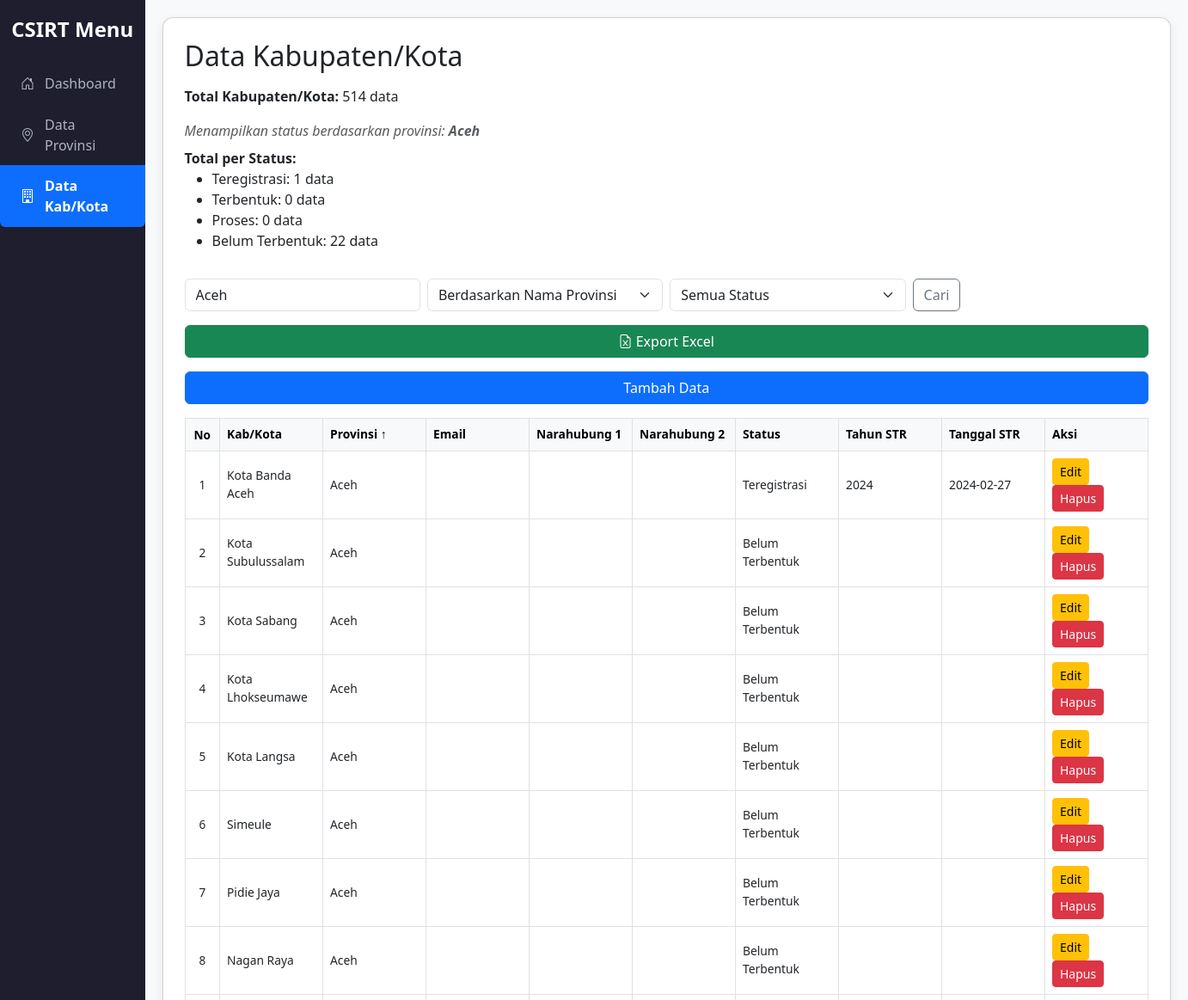
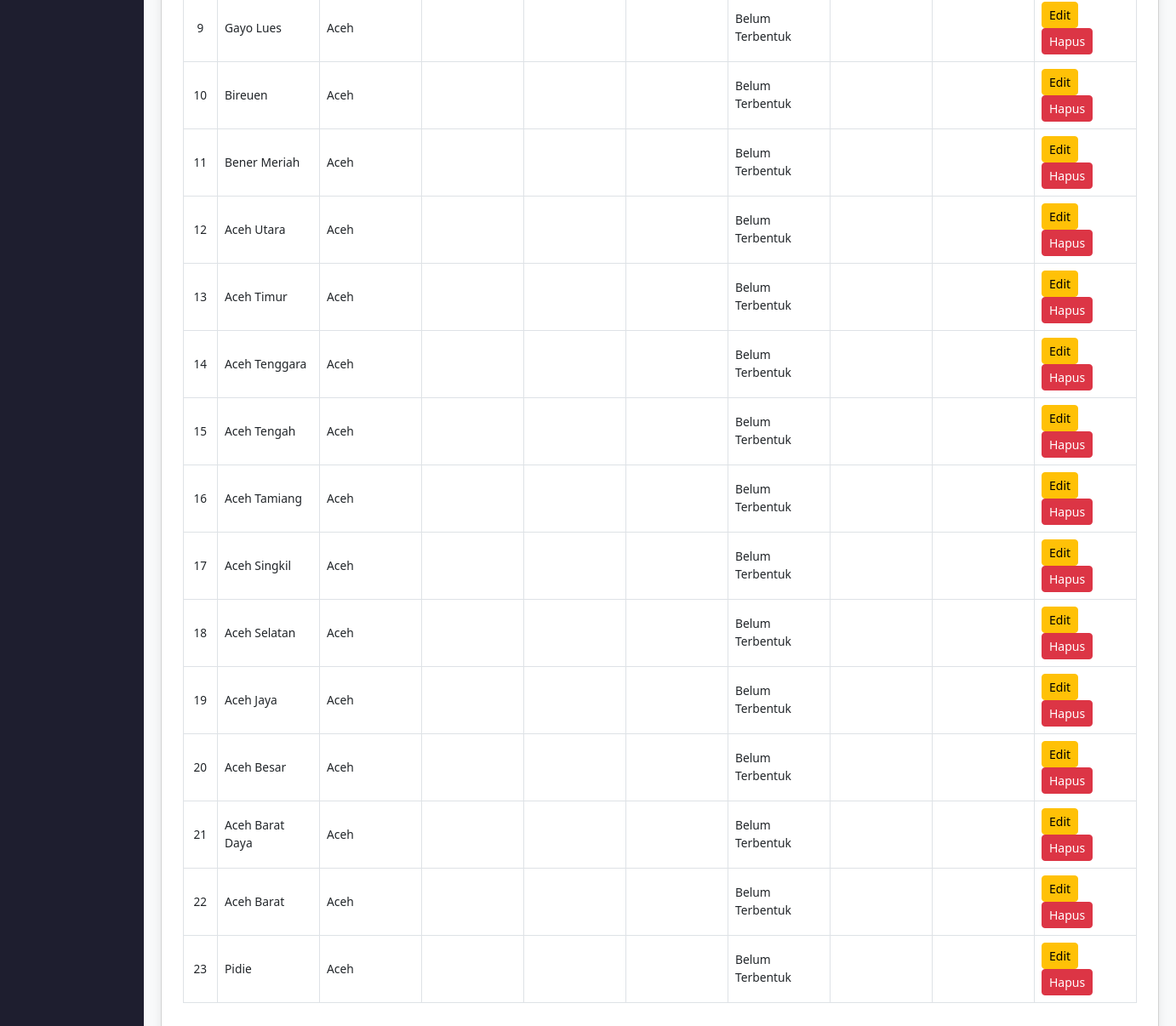
Screenshot of /kabkot.php?search=Aceh&search_by=provinsi with the database file from the repository (2 pictures, top to bottom).
### tables this page shows
CREATE TABLE `kabkot` (
  `id` int NOT NULL AUTO_INCREMENT,
  `nama` varchar(100) NOT NULL,
  `email` varchar(100) DEFAULT NULL,
  `narahubung1` varchar(100) DEFAULT NULL,
  `narahubung2` varchar(100) DEFAULT NULL,
  `status` varchar(100) DEFAULT NULL,
  `tahunSTR` year DEFAULT NULL,
  `tanggalSTR` date DEFAULT NULL,
  `id_provinsi` int DEFAULT NULL,
  PRIMARY KEY (`id`),
  KEY `id_provinsi` (`id_provinsi`),
  CONSTRAINT `kabkot_ibfk_1` FOREIGN KEY (`id_provinsi`) REFERENCES `provinsi` (`id`)
);

CREATE TABLE `provinsi` (
  `id` int NOT NULL AUTO_INCREMENT,
  `nama` varchar(100) NOT NULL,
  `email` varchar(100) DEFAULT NULL,
  `narahubung1` varchar(100) DEFAULT NULL,
  `narahubung2` varchar(100) DEFAULT NULL,
  `tahunSTR` int DEFAULT NULL,
  `tanggalSTR` date DEFAULT NULL,
  `status` varchar(255) DEFAULT NULL,
  PRIMARY KEY (`id`),
  UNIQUE KEY `nama` (`nama`)
);

### kabkot.php (the view, shortened to what this page needs)
<?php include 'conn.php'; ?>
<!DOCTYPE html>
<html>
<head>
    <link href="https://cdn.jsdelivr.net/npm/bootstrap@5.3.0/dist/css/bootstrap.min.css" rel="stylesheet">
    <link href="https://cdn.jsdelivr.net/npm/bootstrap-icons@1.10.5/font/bootstrap-icons.css" rel="stylesheet">
</head>
<body>
<div class="sidebar">
    <h4 class="text-center mb-4">CSIRT Menu</h4>
    <div class="list-group">
        <a href="index.php" class="list-group-item <?= basename($_SERVER['PHP_SELF']) == 'index.php' ? 'active' : '' ?>">
            <i class="bi bi-house-door"></i> Dashboard
        </a>
        <a href="provinsi.php" class="list-group-item <?= basename($_SERVER['PHP_SELF']) == 'provinsi.php' ? 'active' : '' ?>">
            <i class="bi bi-geo-alt"></i> Data Provinsi
        </a>
        <a href="kabkot.php" class="list-group-item <?= basename($_SERVER['PHP_SELF']) == 'kabkot.php' ? 'active' : '' ?>">
            <i class="bi bi-building"></i> Data Kab/Kota
        </a>
    </div>
</div>
<div class="content">
    <div class="card">
        <h2 class="mb-3">Data Kabupaten/Kota</h2>
        <?php
        $total_result = $conn->query("SELECT COUNT(*) AS total FROM kabkot");
        $total_row = $total_result->fetch_assoc();
        echo "<p><strong>Total Kabupaten/Kota:</strong> {$total_row['total']} data</p>";
        ?>
        <?php
        $search = trim($_GET['search'] ?? '');
        $search_by = $_GET['search_by'] ?? 'nama';
        $filter_status = $_GET['filter_status'] ?? '';
        $where_conditions = [];
        if ($search !== '') {
            if ($search_by === 'provinsi') {
                $search_safe = $conn->real_escape_string($search);
                $where_conditions[] = "provinsi.nama = '$search_safe'";
            } else {
                $search_safe = $conn->real_escape_string($search);
                $where_conditions[] = "kabkot.nama LIKE '%$search_safe%'";
            }
        }
        $where_clause = count($where_conditions) > 0 ? "WHERE " . implode(" AND ", $where_conditions) : "";
        $status_list = ['Teregistrasi', 'Terbentuk', 'Proses'];
        $counts = [];
        foreach ($status_list as $s) {
            $status_condition = "kabkot.status = '$s'";
            $sql_count = "SELECT COUNT(*) as total FROM kabkot
                          JOIN provinsi ON kabkot.id_provinsi = provinsi.id
                          $where_clause " . ($where_clause ? "AND $status_condition" : "WHERE $status_condition");
            $res = $conn->query($sql_count);
            $row = $res->fetch_assoc();
            $counts[$s] = $row['total'];
        }
        $null_condition = "(kabkot.status IS NULL OR kabkot.status = '' OR kabkot.status = '-')";
        $sql_null = "SELECT COUNT(*) as total FROM kabkot
                     JOIN provinsi ON kabkot.id_provinsi = provinsi.id
                     $where_clause " . ($where_clause ? "AND $null_condition" : "WHERE $null_condition");
        $res = $conn->query($sql_null);
        $row = $res->fetch_assoc();
        $counts['Belum Terbentuk'] = $row['total'];
        ?>
        <?php if ($search && $search_by === 'provinsi'): ?>
            <div class="mb-2 text-muted">
                <em>Menampilkan status berdasarkan provinsi: <strong><?= htmlspecialchars($search) ?></strong></em>
            </div>
        <?php endif; ?>
        <div class="mb-3">
            <strong>Total per Status:</strong>
            <ul>
                <li>Teregistrasi: <?= $counts['Teregistrasi'] ?> data</li>
                <li>Terbentuk: <?= $counts['Terbentuk'] ?> data</li>
                <li>Proses: <?= $counts['Proses'] ?> data</li>
                <li>Belum Terbentuk: <?= $counts['Belum Terbentuk'] ?> data</li>
            </ul>
        </div>
        <form class="mb-3" method="get">
            <div class="row g-2 align-items-center">
                <div class="col-md-3">
                    <input type="text" name="search" class="form-control" placeholder="Cari data..." value="<?= htmlspecialchars($search) ?>">
                </div>
                <div class="col-md-3">
                    <select name="search_by" class="form-select">
                        <option value="provinsi" <?= $search_by === 'provinsi' ? 'selected' : '' ?>>Berdasarkan Nama Provinsi</option>
                    </select>
                </div>
                <div class="col-md-3">
                    <select name="filter_status" class="form-select">
                        <option value="">Semua Status</option>
                    </select>
                </div>
                <div class="col-md-auto">
                    <button class="btn btn-outline-secondary" type="submit">Cari</button>
                </div>
            </div>
        </form>
        <a href="kabkot_export_csv.php?search=<?= urlencode($search) ?>&search_by=<?= $search_by ?>&filter_status=<?= urlencode($filter_status) ?>" class="btn btn-success mb-3"><i class="bi bi-file-earmark-excel"></i> Export Excel</a>
        <a href="kabkot_tambah.php" class="btn btn-primary mb-3">Tambah Data</a>
        <?php
        $allowed_columns = ['nama', 'provinsi_nama', 'email', 'narahubung1', 'narahubung2', 'status', 'tahunSTR', 'tanggalSTR'];
        $sort = in_array($_GET['sort'] ?? '', $allowed_columns) ? $_GET['sort'] : 'provinsi_nama';
        $order = ($_GET['order'] ?? 'asc') === 'desc' ? 'desc' : 'asc';
        $new_order = $order === 'asc' ? 'desc' : 'asc';
        function sort_arrow($column, $current, $order) {
            if ($column !== $current) return '';
            return $order === 'asc' ? ' ↑' : ' ↓';
        }
        $per_page = 30;
        $page = isset($_GET['page']) ? max(1, (int)$_GET['page']) : 1;
        $offset = ($page - 1) * $per_page;
        $sql = "SELECT kabkot.*, provinsi.nama AS provinsi_nama
                FROM kabkot
                JOIN provinsi ON kabkot.id_provinsi = provinsi.id
                $where_clause
                ORDER BY $sort $order
                LIMIT $per_page OFFSET $offset";
        $result = $conn->query($sql);
        ?>
        <div class="table-responsive">
            <table class="table table-bordered align-middle">
                <thead class="table-light">
                    <tr>
                        <th class="no-col">No</th>
                        <?php
                        $headers = [
                            'nama' => 'Kab/Kota',
                            'provinsi_nama' => 'Provinsi',
                            'email' => 'Email',
                            'narahubung1' => 'Narahubung 1',
                            'narahubung2' => 'Narahubung 2',
                            'status' => 'Status',
                            'tahunSTR' => 'Tahun STR',
                            'tanggalSTR' => 'Tanggal STR',
                        ];
                        foreach ($headers as $key => $label) {
                            echo "<th><a href='?page=$page&sort=$key&order=" . ($sort === $key ? $new_order : 'asc') . "&search=" . urlencode($search) . "&search_by=$search_by'>$label" . sort_arrow($key, $sort, $order) . "</a></th>";
                        }
                        ?>
                        <th>Aksi</th>
                    </tr>
                </thead>
                <tbody>
                <?php
                $no = $offset + 1;
                while ($row = $result->fetch_assoc()) {
                    $status_display = trim($row['status']) ?: 'Belum Terbentuk';
                    if ($status_display == '-') $status_display = 'Belum Terbentuk';
                    $tanggalSTR = $row['tanggalSTR'];
                    $tanggalSTR_class = '';
                    echo "<tr>
                        <td class='no-col'>{$no}</td>
                        <td>{$row['nama']}</td>
                        <td>{$row['provinsi_nama']}</td>
                        <td>{$row['email']}</td>
                        <td>{$row['narahubung1']}</td>
                        <td>{$row['narahubung2']}</td>
                        <td>{$status_display}</td>
                        <td>{$row['tahunSTR']}</td>
                        <td class='{$tanggalSTR_class}'>" . htmlspecialchars($tanggalSTR) . "</td>
                        <td>
                            <a href='kabkot_edit.php?id={$row['id']}' class='btn btn-sm btn-warning'>Edit</a>
                            <a href='kabkot_hapus.php?id={$row['id']}' class='btn btn-sm btn-danger' onclick='return confirm(\"Yakin hapus?\")'>Hapus</a>
                        </td>
                    </tr>";
                    $no++;
                }
                ?>
                </tbody>
            </table>
        </div>
    </div>
</div>
</body>
</html>

### kabkot.php (style rules this page uses)
body { display: flex; min-height: 100vh; background-color: #f8f9fa; font-family: 'Segoe UI', sans-serif; }
.sidebar { width: 240px; background-color: #1e1e2f; color: #ffffff; display: flex; flex-direction: column; padding: 20px 0; }
.sidebar h4 { color: #ffffff; font-weight: bold; }
.sidebar .list-group { width: 100%; }
.sidebar .list-group-item { background: none; border: none; color: #b0b3c1; font-size: 16px; padding: 12px 24px; display: flex; align-items: center; gap: 12px; transition: background 0.2s ease; }
.sidebar .list-group-item.active { background-color: #0d6efd; color: #ffffff; font-weight: bold; }
.content { flex-grow: 1; padding: 20px; }
.card { border-radius: 12px; box-shadow: 0 4px 12px rgba(0, 0, 0, 0.08); padding: 25px; background-color: #ffffff; }
th a { color: inherit; text-decoration: none; }
.table thead { background-color: #f1f1f1; }
.table td, .table th { max-width: 180px; min-width: 120px; overflow-wrap: break-word; word-break: break-word; white-space: normal; vertical-align: middle; font-size: clamp(0.7rem, 1vw, 0.95rem); }
.table td.no-col, .table th.no-col { width: 1%; white-space: nowrap; min-width: unset; max-width: unset; text-align: center; font-size: 0.85rem; padding: 6px 10px; }

### rows the page displays
kabkot: nama "Kota Banda Aceh", id_provinsi.nama "Aceh", status "Teregistrasi", tahunSTR "2024", tanggalSTR "2024-02-27"
kabkot: nama "Kota Subulussalam", id_provinsi.nama "Aceh", status "Belum Terbentuk"
kabkot: nama "Kota Sabang", id_provinsi.nama "Aceh", status "Belum Terbentuk"
kabkot: nama "Kota Lhokseumawe", id_provinsi.nama "Aceh", status "Belum Terbentuk"
kabkot: nama "Kota Langsa", id_provinsi.nama "Aceh", status "Belum Terbentuk"
kabkot: nama "Simeule", id_provinsi.nama "Aceh", status "Belum Terbentuk"
kabkot: nama "Pidie Jaya", id_provinsi.nama "Aceh", status "Belum Terbentuk"
kabkot: nama "Nagan Raya", id_provinsi.nama "Aceh", status "Belum Terbentuk"
kabkot: nama "Gayo Lues", id_provinsi.nama "Aceh", status "Belum Terbentuk"
kabkot: nama "Bireuen", id_provinsi.nama "Aceh", status "Belum Terbentuk"
kabkot: nama "Bener Meriah", id_provinsi.nama "Aceh", status "Belum Terbentuk"
kabkot: nama "Aceh Utara", id_provinsi.nama "Aceh", status "Belum Terbentuk"
kabkot: nama "Aceh Timur", id_provinsi.nama "Aceh", status "Belum Terbentuk"
kabkot: nama "Aceh Tenggara", id_provinsi.nama "Aceh", status "Belum Terbentuk"
kabkot: nama "Aceh Tengah", id_provinsi.nama "Aceh", status "Belum Terbentuk"
kabkot: nama "Aceh Tamiang", id_provinsi.nama "Aceh", status "Belum Terbentuk"
kabkot: nama "Aceh Singkil", id_provinsi.nama "Aceh", status "Belum Terbentuk"
kabkot: nama "Aceh Selatan", id_provinsi.nama "Aceh", status "Belum Terbentuk"
kabkot: nama "Aceh Jaya", id_provinsi.nama "Aceh", status "Belum Terbentuk"
kabkot: nama "Aceh Besar", id_provinsi.nama "Aceh", status "Belum Terbentuk"
kabkot: nama "Aceh Barat Daya", id_provinsi.nama "Aceh", status "Belum Terbentuk"
kabkot: nama "Aceh Barat", id_provinsi.nama "Aceh", status "Belum Terbentuk"
kabkot: nama "Pidie", id_provinsi.nama "Aceh", status "Belum Terbentuk"

### other values shown
$total_row['total'] "514"
$search "Aceh"
$counts['Teregistrasi'] "1"
$counts['Terbentuk'] "0"
$counts['Proses'] "0"
$counts['Belum Terbentuk'] "22"
$label "Kab/Kota"
$label "Provinsi"
sort_arrow($key, $sort, $order) "↑"
$label "Email"
$label "Narahubung 1"
$label "Narahubung 2"
$label "Status"
$label "Tahun STR"
$label "Tanggal STR"
